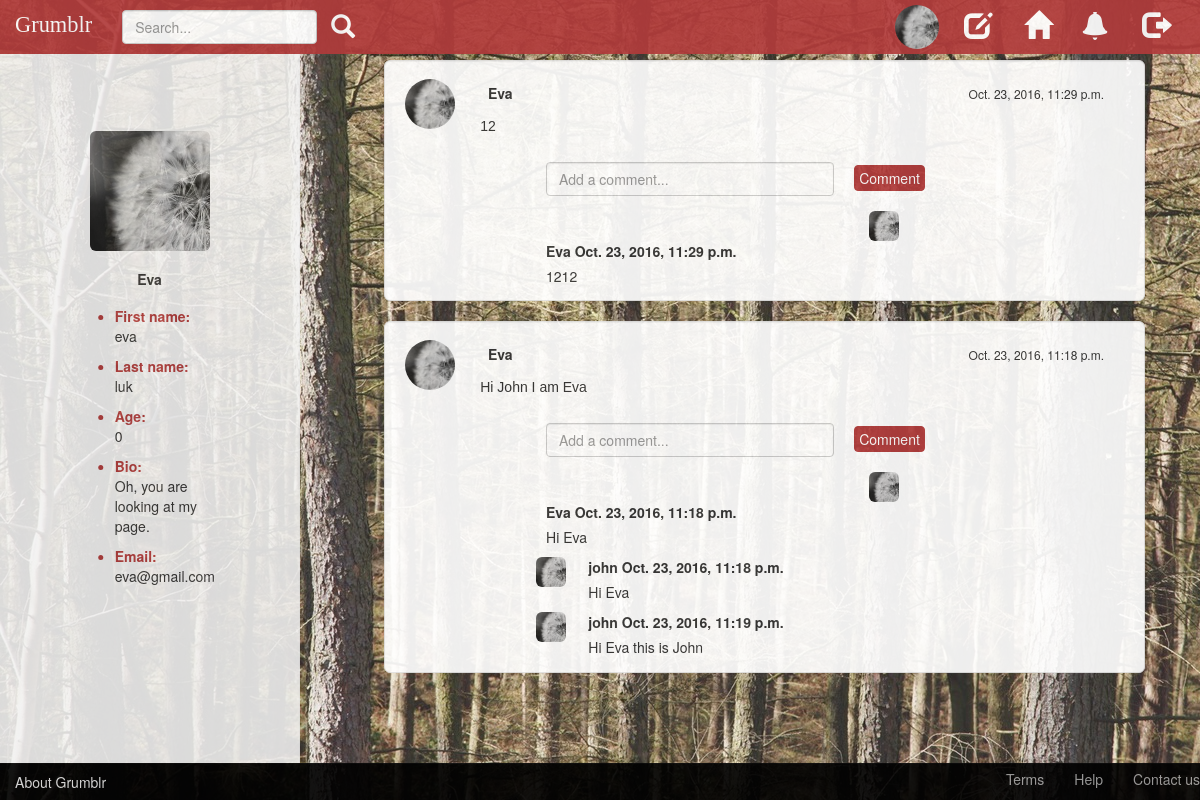
Screenshot of /profile/3 (signed in) with the database file from the repository.
### grumblr/models.py (models this page shows, shortened)
class Profile(models.Model):
    user = models.OneToOneField(
        User,
        on_delete=models.CASCADE,
        primary_key=True,
    )
    age = models.IntegerField(default=0,blank=True)
    bio = models.CharField(max_length=420, default='0',blank=True)
    picture = models.ImageField(upload_to="user-photos/",default='no-img.jpg',blank=True)
    follows = models.ManyToManyField('Profile', related_name='followed_by', symmetrical=False)

class Post(models.Model):
    text = models.CharField(max_length=42)
    user = models.ForeignKey(User)
    time = models.DateTimeField(auto_now_add=True, blank=True)

class Comment(models.Model):
    user = models.ForeignKey(User, related_name='comment_by')
    post = models.ForeignKey(Post, related_name='comment_of')
    content = models.CharField(max_length=200)
    time = models.DateTimeField(auto_now_add=True, blank=True)

### grumblr/views.py (the view)
# urls.py: url(r'^profile/(?P<id>\d+)$', views.profile, name='profile'),
@login_required
def profile(request, id):
    try:
        login_user = request.user
        current_user = User.objects.get(id=id)
        posts = Post.objects.filter(user=current_user).order_by('time').reverse()
        if login_user.profile in current_user.profile.followed_by.all():
            follow = 'unfollow'
        else:
            follow = 'follow'
        context = {'posts': posts, 'current_user': current_user, 'follow': follow}
        return render(request, "profile.html", context)
    except ObjectDoesNotExist:
        posts = Post.objects.filter().order_by('time').reverse()
        context = {'posts': posts}
        return render(request, "globalStream.html", context)

### templates/profile.html (shortened to what this page needs)
{% extends "base.html" %}
{% load staticfiles %}
{% block style %}
    <link href="{% static 'css/grumblr.css' %}" rel="stylesheet">
    <link href="{% static 'css/profile.css' %}" rel="stylesheet">
{% endblock %}
{% block navbar_header %}
    <a class="navbar-brand" href="{% url 'globalStream' %}">Grumblr</a>
{% endblock %}
{% block navbar_right %}
    <ul class="nav navbar-nav navbar-right">
        <li>
            <div>
                <a href="{% url 'profile' user.id %}">
                    <img src="{{ user.profile.picture.url }}" class="img-circle" alt="personal icon" width="44"
                         height="44">
                </a>
            </div>
        </li>
        <li>
            <a type="button" class="btn btn-default btn-md btn-icon-left" href="{% url 'editProfile' %}">
                <span class="glyphicon glyphicon-edit nav-glyphicon" aria-hidden="true"></span>
            </a>
        </li>
        <li>
            <a type="button" href="{% url 'globalStream' %}" class="btn btn-default btn-md btn-icon-left"><span
                    class="glyphicon glyphicon-home nav-glyphicon" aria-hidden="true"></span>
            </a>
        </li>
        <li>
            <button type="button" class="btn btn-default btn-md btn-icon-mid"><span
                    class="glyphicon glyphicon-bell nav-glyphicon" aria-hidden="true"></span>
            </button>
        </li>
        <li>
            <a type="button" class="btn btn-default btn-md btn-icon-right" href="{% url 'userlogout' %}"><span
                    class="glyphicon glyphicon-log-out nav-glyphicon" aria-hidden="true"></span>
            </a>
        </li>
    </ul>
{% endblock %}
{% block content %}
    <div class="col-sm-4 col-md-3 sidebar profile-container">
        <div class="profile-image">
            <img src="{{ current_user.profile.picture.url }}" class="img-rounded" alt="personal icon" width="120"
                 height="120">
        </div>
        <div class="profile-username">
            <label>{{ current_user.username }}</label>
        </div>
        {% if current_user.id != user.id %}
            <div class="profile-addfriend">
                <a href="{% url 'follow' current_user.id %}" type="button" class="btn btn-lg btn-primary btn-add">
                    {{ follow }}</a>
            </div>
            <div class="profile-content">
                <ul>
                    <li class="profile-tag">First name:</li>
                    <p>{{ current_user.first_name }}</p>
                    <li class="profile-tag">Last name:</li>
                    <p>{{ current_user.last_name }}</p>
                    <li class="profile-tag">Age:</li>
                    <p>{{ current_user.profile.age }}</p>
                    <li class="profile-tag">Bio:</li>
                    <p>{{ current_user.profile.bio }}</p>
                    <li class="profile-tag">Email:</li>
                    <p>{{ current_user.email }}</p>
                </ul>
            </div>
        {% else %}
            <div class="self-profile-content">
                <ul>
                    <li class="profile-tag">First name:</li>
                    <p>{{ current_user.first_name }}</p>
                    <li class="profile-tag">Last name:</li>
                    <p>{{ current_user.last_name }}</p>
                    <li class="profile-tag">Age:</li>
                    <p>{{ current_user.profile.age }}</p>
                    <li class="profile-tag">Bio:</li>
                    <p>{{ current_user.profile.bio }}</p>
                    <li class="profile-tag">Email:</li>
                    <p>{{ current_user.email }}</p>
                </ul>
            </div>
        {% endif %}
    </div>
    <div class="col-sm-9 col-sm-offset-3 col-md-10 col-md-offset-2 main">
        {% for post in posts %}
            <div id="post-{{ post.id }}" class="well post-container">
                <a href="{% url 'profile' post.user.id %}" class="post-photo">
                    <img src="{{ post.user.profile.picture.url }}" class="img-circle" alt="personal icon" width="50"
                         height="50">
                </a>
                <div class="post-name">
                    <label>{{ post.user.username }}</label>
                </div>
                <div class="post-time">
                    <p>{{ post.time }}</p>
                </div>
                <div class="post-content">
                    <p>{{ post.text }}</p>
                </div>
                <div class="comments-container">
                    <form class="comment-form" method="post">
                        <br>
                        <div class="col-sm-8">
                            <input type="text" id="comment-input-{{ post.id }}" name="content" maxlength="200"
                                   placeholder="Add a comment..." class="form-control" required/>
                        </div>
                        <input type="submit" id="comment-btn-{{ post.id }}" class="btn btn-primary btn-comment" value="Comment">
                    </form>
                    <div class="comments-list-container">
                    <ol id="comments-list-{{ post.id }}" class="comments-list">
                        {% for comment in post.comment_of.all %}
                            <li id="comment-{{ comment.id }}" class="comment">
                                <div class="row">
                                    <div id="comment-userprofile" class="col-sm-1">
                                        <a href="{% url 'profile' comment.user.id %}" class="comment-photo">
                                            <img src="{{ comment.user.profile.picture.url }}" class="img-rounded"
                                                 alt="personal icon" width="30" height="30">
                                        </a>
                                    </div>
                                    <div class="col-sm-10 comment-text">
                                        <span><label id="comment-username">{{ comment.user.username }}</label></span>
                                        <span><label id="comment-time">{{ comment.time }}</label></span>
                                        <p id="comment-content">{{ comment.content }}</p>
                                    </div>
                                </div>
                            </li>
                        {% endfor %}
                    </ol>
                    </div>
                    <br>
                </div>
            </div>
        {% endfor %}
    </div>
{% endblock %}

### static/css/grumblr.css (style rules this page uses)
body { padding-top: 40px; padding-bottom: 40px; background-color: #eee; }
.navbar-nav > li > a { padding-top: 5px !important; padding-bottom: 5px !important; }
.navbar-brand { color: white !important; font-size: 1.6em !important; font-family: 'Comic Sans MS' !important; }
.sidebar { display: none; }
@media (min-width: 768px) { .sidebar { position: fixed; top: 51px; bottom: 0; left: 0; z-index: 1000; display: block; padding: 20px; overflow-x: hidden; overflow-y: auto; background-color: #f5f5f5; border-right: 1px solid #eee; } }
.main { padding: 20px; }
@media (min-width: 768px) { .main { padding-right: 40px; padding-left: 40px; } }
.comments-container { text-align: left; overflow: hidden; position: relative; z-index: 1; padding-left: 2%; padding-right: 2%; width: 70%; margin-left: 15%; margin-right: 15%; margin-top: 3%; }

### static/css/profile.css (style rules this page uses)
body { padding-top: 40px; padding-bottom: 40px; background-color: #eee; background-image: url(../images/background.jpg); height: auto; opacity: 0.92; }
.sidebar { height: auto !important; }
.navbar-nav > li > a { padding-top: 5px !important; padding-bottom: 5px !important; }
.profile-container { opacity: 0.95; }
.profile-tag { color: #B13B3B; font-weight: bold; }
.profile-image { position: absolute; z-index: 1; top: 80px !important; left: 50% !important; transform: translate(-50%, 0) !important; }
.profile-username { position: absolute; z-index: 1; top: 218px; left: 50%; transform: translate(-50%, 0); }
.self-profile-content { position: absolute; z-index: 1; top: 255px; margin-bottom: 100px; left: 50%; transform: translate(-50%, 0); }
.img-circle { margin-top: 10%; margin-right: 10px; }
.btn-icon-left { background-color: transparent; border: none; outline: none; margin-top: 10%; margin-right: 2px; }
.btn-icon-mid { background-color: transparent; border: none; outline: none; margin-top: 10%; margin-right: 6px; }
.btn-icon-right { background-color: transparent; border: none; outline: none; margin-top: 6%; margin-right: 30px; }
.nav-glyphicon { color: white; font-size: 2em; }
.post-container { text-align: left; overflow: hidden; position: relative; background-color: white; border-radius: 6px; z-index: 1; min-height: 180px; background-size: cover; padding-left: 2%; padding-right: 2%; padding-bottom: 5%; margin-left: 15%; }
.post-photo { position: absolute; z-index: 1; top: 12px; left: 50px; transform: translate(-50%, 0); }
.post-name { position: absolute; z-index: 1; top: 22px; left: 115px; transform: translate(-50%, 0); }
.post-time { position: absolute; z-index: 1; top: 24px; right: 40px; font-size: 12px; }
.post-content { position: absolute; z-index: 1; top: 55px; left: 95px; right: 25px; font-family: "Arial"; font-weight: lighter !important; }
.comments-container { position: relative; z-index: 1; top: 40px; left: 5px; right: 5px; }
.btn-comment { background: #B13B3B; padding: 2px 4px; border: 1px solid #B13B3B; color: white; margin-left: 5px; margin-top: 3px; }
.comments-list-container { position: relative; z-index: 1; top: 20px; left: 5px; right: 5px; }
.comments-list { padding: 0; margin: 0; list-style-type: none; }
.comment { position: relative; }
.comment-text { position: relative; left: 10px; }

### rows the page displays
Post: user.profile.picture (placeholder picture), user.username "Eva", time "Oct. 23, 2016, 11:29 p.m.", text "12"
Comment: user.profile.picture (placeholder picture), user.username "Eva", time "Oct. 23, 2016, 11:29 p.m.", content "1212"
Post: user.profile.picture (placeholder picture), user.username "Eva", time "Oct. 23, 2016, 11:18 p.m.", text "Hi John I am Eva"
Comment: user.profile.picture (placeholder picture), user.username "Eva", time "Oct. 23, 2016, 11:18 p.m.", content "Hi Eva"
Comment: user.profile.picture (placeholder picture), user.username "john", time "Oct. 23, 2016, 11:18 p.m.", content "Hi Eva"
Comment: user.profile.picture (placeholder picture), user.username "john", time "Oct. 23, 2016, 11:19 p.m.", content "Hi Eva this is John"

### other values shown
{{ current_user.username }} "Eva"
{{ current_user.first_name }} "eva"
{{ current_user.last_name }} "luk"
{{ current_user.profile.age }} "0"
{{ current_user.profile.bio }} "Oh, you are looking at my page."
{{ current_user.email }} "eva@gmail.com"
